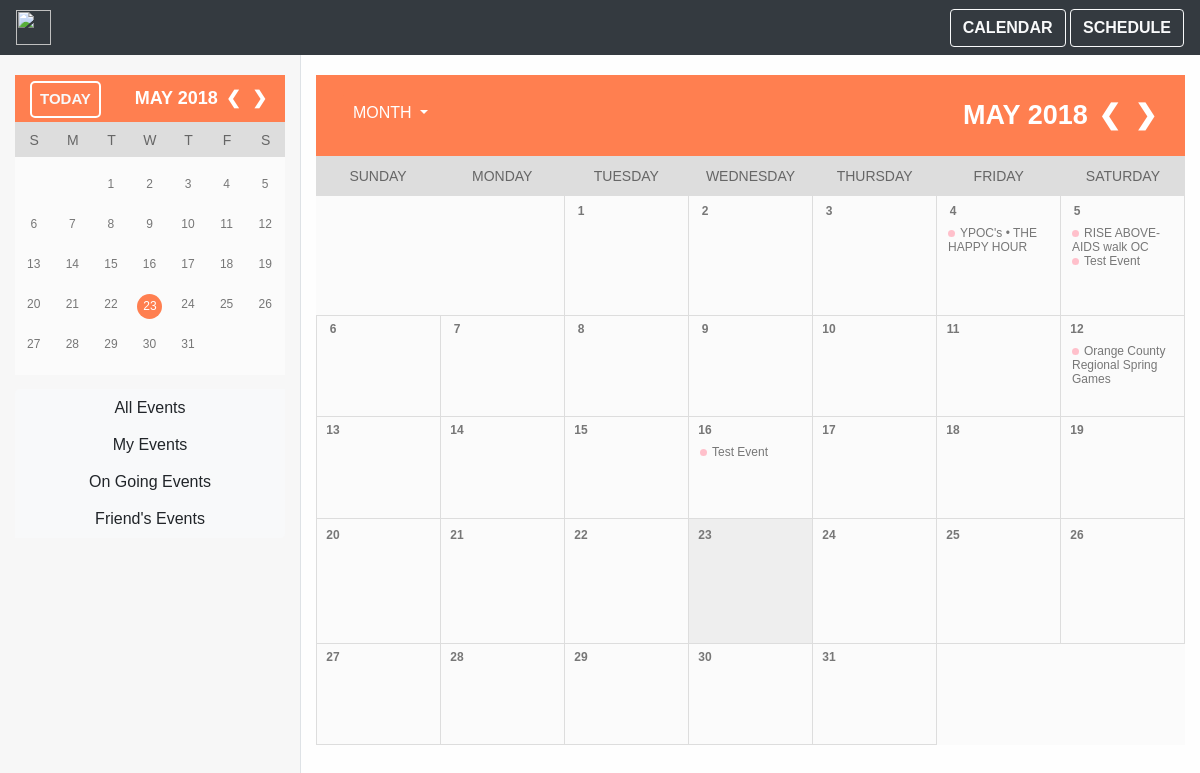
Page /calendarpage/ on the earlier database version.
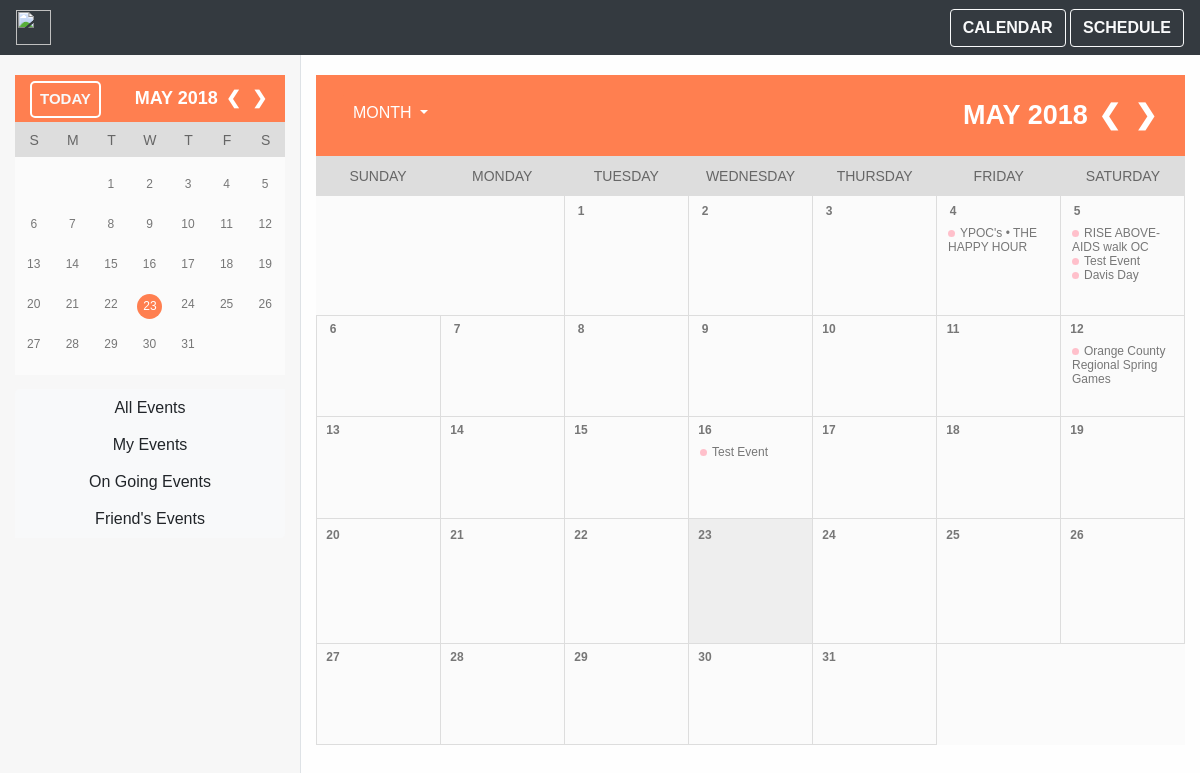
Same page on the later database version.
### mainPage/models.py (models this page shows, shortened)
class Event(models.Model):
    name = models.CharField(max_length = 250)
    date_time = models.DateTimeField(default=datetime.datetime.now(), blank=True)
    day_name = models.IntegerField(default = datetime.datetime.now().weekday())
    duration =models.IntegerField(default=0)
    event_description = models.CharField(default = '' ,max_length = 750)
    address = models.CharField(default = '' ,max_length = 750)
    picture_url = models.CharField(default = '' ,max_length = 3000)
    event_url = models.CharField(default = '' ,max_length = 3000)
    on_going = models.BooleanField(default = False)

### mainPage/views.py (the view, shortened to what this page needs)
# urls.py: path('calendarpage/',views.calendarPage , name = 'calendar'), #calendarpage/, the current month's view of the calendar page
def calendarPage(request, filter = 'all'):
    if filter == 'all':
        events = Event.objects.all()
    elif filter == 'myevents':
        try:
            events = request.user.profile.events.all()
        except:
            events = []
    today_date = datetime.datetime.today()
    cal_var = get_calendar_variables(c_month = today_date.month, c_year = today_date.year) #retrieves all the variables for the current calendar month/year
    data = {'n_view': 'month', 'n_year': today_date.year, 'n_month': today_date.month, 'n_day': today_date.day,'n_filter':filter} #makes a dictionary of the current day's month/day/year, needed to view the next month/week/year
    events = events.filter(date_time__month = cal_var["cur_month"])
    insert_dict = {'events': sorted(events,key = lambda x: x.date_time)} #creates a dictionary with the events in the current month
    insert_dict.update(cal_var) #adds the calendar variables into the dictionary that will passed onto html
    insert_dict.update(data) #adds needed data into the dictionary that will passed onto html
    return render(request,'mainPage/calendarPage.html',insert_dict) #creates the calendar view using the insert dict

### mainPage/templates/mainPage/calendarPage.html (shortened to what this page needs)
{% extends 'base.html' %}
{% block head %}
    {% load static %}
    <link rel='stylesheet' href = "{% static 'mainPage/calendarPage.css' %}">
{% endblock %}
{% block right %}
<div class="month">
    <div class="dropdown">
    <button class="btn btn-secondary dropdown-toggle float-left" style="background-color: coral; border: coral; color: white;" type="button" id="dropdownMenuButton" data-toggle="dropdown" aria-haspopup="true" aria-expanded="false">
        MONTH
    </button>
    </div>
    {{cur_name_of_month}} {{cur_year}}
    <span class="prev"><a href="#">&#10094;</a></span>
    <span class="next"><a href="#">&#10095;</a></span>
</div>
<div class="week">
    <table>
        <tr>
            <td class="weekday">
                Sunday
            </td>
            <td class="weekday">
                Monday
            </td>
            <td class="weekday">
                Tuesday
            </td>
            <td class="weekday">
                Wednesday
            </td>
            <td class="weekday">
                Thursday
            </td>
            <td class="weekday">
                Friday
            </td>
            <td class="weekday">
                Saturday
            </td>
        </tr>
    </table>
</div>
<div class="calendar">
    <table>
        <tr>
            {%for i in first_day%}
            <td class="empty">
            </td>
            {% endfor %}
            {% for i in cur_num_days %}
            {% if today_day == forloop.counter and cur_month == today_month and cur_year == today_year %}
                <td class="today">
            {% else %}
                <td class="date">
            {% endif %}
                <div class="day">{{forloop.counter}}</div>
                <div class="events">
                    {% for event in events %}
                        {% if event.date_time.day == forloop.parentloop.counter and event.date_time.month == cur_month and event.date_time.year == cur_year %}
                        <div><span class="dot" style="background-color: pink"></span>{{event.name}}</div>
                        {% endif %}
                    {% endfor %}
                </div>
            </td>
                {% if forloop.counter|add:num_day|divisibleby:7%}
                    </tr><tr>
                {%endif%}
            {%endfor%}
        </tr>
    </table>
</div>
{% endblock %}

### mainPage/templates/base.html (shortened to what this page needs)
<head>
    <link rel="stylesheet" href="https://maxcdn.bootstrapcdn.com/bootstrap/4.0.0/css/bootstrap.min.css">
    {% load static %}
    <link rel='stylesheet' href = "{% static 'mainPage/base.css' %}">
    <link rel="stylesheet" href="https://use.fontawesome.com/releases/v5.0.12/css/all.css">
    {% block head %}
    {% endblock %}
</head>
<body>
    <nav class="navbar sticky-top navbar-expand-md navbar-dark bg-dark">
        <div class="navbar-collapse collapse w-100 order-3 dual-collapse2">
            <a href="https://www.givsum.com/"><img src="http://i64.tinypic.com/dcvji9.png" height="35px"></a>
            <ul class="navbar-nav ml-auto">
                <a href = "/calendarpage/" class="btn btn-outline-light"  style="font-weight: bold;" >CALENDAR</a>
                <a href = "{%url 'mainPage:schedule'%}" class="btn btn-outline-light"  style="font-weight: bold;" >SCHEDULE</a>
            </ul>
        </div>
    </nav>
    <div class="container-fluid">
        <div class="row">
            <div class="col-3" style="background-color: #f7f7f7;" >
                <div class="s-month">
                        <button type="button" class="btn btn-outline-light float-left today-button">TODAY</button>
                        {{cur_name_of_month}} {{cur_year}}
                        <span class="prev"><a href="#">&#10094;</a></span>
                        <span class="next"><a href="#">&#10095;</a></span>
                    </div>
                    <div class="s-week">
                        <table>
                            <tr>
                                <td class="s-weekday">
                                    S
                                </td>
                                <td class="s-weekday">
                                    M
                                </td>
                                <td class="s-weekday">
                                    T
                                </td>
                                <td class="s-weekday">
                                    W
                                </td>
                                <td class="s-weekday">
                                    T
                                </td>
                                <td class="s-weekday">
                                    F
                                </td>
                                <td class="s-weekday">
                                    S
                                </td>
                            </tr>
                        </table>
                    </div>
                    <div class="s-calendar">
                        <table>
                            <tr>
                                {%for i in first_day%}
                                <td class="s-empty">
                                </td>
                                {% endfor %}
                                {% for i in cur_num_days %}
                                {% if today_day == forloop.counter and cur_month == today_month and cur_year == today_year %}
                                    <td class="s-today">
                                {% else %}
                                    <td class="s-date">
                                {% endif %}
                                    <div class="s-day">{{forloop.counter}}</div>
                                </td>
                                    {% if forloop.counter|add:num_day|divisibleby:7%}
                                        </tr><tr>
                                    {%endif%}
                                {%endfor%}
                            </tr>
                        </table>
                    </div>
                    <div class="btn-group btn-group-toggle btn-group-vertical filters" data-toggle="buttons">
                        <label class="btn btn-light all-events">
                            <input type="radio" name="options1" id="option1" autocomplete="off"> All Events
                        </label>
                        <label class="btn btn-light my-events"  >
                            <input type="radio" name="options2" id="option2" autocomplete="off"> My Events
                        </label>
                        <label class="btn btn-light">
                            <input type="radio" name="options3" id="option3" autocomplete="off"> On Going Events
                        </label>
                        <label class="btn btn-light friend-events">
                                <input type="radio" name="options4" id="option3" autocomplete="off"> Friend's Events
                        </label>
                    </div>
            </div>
            <div class="col-9 border-left" style="background-color: #fefefe;">
                <div class="scrollable">
                {% block right %}
                {% endblock %}
                </div>
            </div>
</body>

### mainPage/static/mainPage/base.css (style rules this page uses)
body { font-family: Helvetica; background-color: #fefefe; overflow-y:hidden; }
a { text-decoration:none; color: white; }
.filters { width: 100%; margin-top: 5%; position: relative; }
table { width: 100%; table-layout: fixed; }
.s-calendar { width: 100%; margin: auto; padding: 9px 0px; background-color:#fbfbfb; }
.s-month { width: 100%; padding: 10px 15px; margin: 20px auto 0px auto; text-align:right; background-color:coral; color: white; font-size: 18px; text-transform: uppercase; font-weight: bold; }
.s-week { width: 100%; table-layout: fixed; margin: auto; background-color:#ddd; padding: 5px 0px; }
.s-weekday { height: 25px; font-size: 14px; text-align: center; color: #666; }
.empty { position: relative; height: 125px; border-bottom: 1px solid #ddd; }
.s-date { position: relative; height: 40px; color: #777; }
.s-day { text-align: center; font-size:12px; width: 25px; height: 25px; margin: auto; padding-top: 3px; padding-right: 1px; }
.s-today { position: relative; height: 35px; color: #777; }
.s-today .s-day { background-color: coral; color: white; padding-top: 5px; padding-left: 1px; border-radius: 50%; }
.prev { padding: 2px 3px; }
.next { padding: 2px 3px; }
.scrollable { height: calc(100vh - 55px); width: 100%; overflow: auto; }
.navbar { height: 55px; }
.today-button { font-size: 15px; font-weight: bold; margin-top: -4px; padding: 5px 8px; border: white 2px solid; border-radius: 5px; background-color: coral; }

### mainPage/static/mainPage/calendarPage.css (style rules this page uses)
body { font-family: Helvetica, sans-serif; }
table { width: 100%; table-layout: fixed; }
.calendar { position: relative; width: 100%; margin: auto; background-color:#fbfbfb; }
.month { width: 100%; padding: 20px 25px; margin: 20px auto 0px auto; text-align:right; background-color:coral; color: white; font-size: 27px; text-transform: uppercase; font-weight: bold; }
.week { width: 100%; table-layout: fixed; padding:5px 0px; margin: auto; background-color:#ddd; }
.weekday { height: 30px; text-align: center; color: #666; font-size: 14px; text-transform: uppercase; }
.date { position: relative; height: calc((100vh - 90px) / 7); color: #777; border-bottom: 1px solid #ddd; border-left: 1px solid #ddd; border-right: 1px solid #ddd; }
.empty { position: relative; height: 120px; border-bottom: 1px solid #ddd; }
.day { position: relative; top: -1px; left: 5px; width: 20px; height: 20px; text-align: center; padding-top: 1px; font-size:12px; color: #777; font-weight: bold; }
.today { position: relative; height: 125px; color: #777; border: 1px solid #ddd; background-color: #eee; }
.events { position: relative; height: 70%; width: 95%; overflow-y: auto; left: 5px; top: 2px; font-size: 12px; padding: 0 5px; }
.dot { height: 7px; width: 7px; border-radius: 50%; display: inline-block; margin-right: 5px; }
.next { padding: 2px 3px; }
.prev { padding: 2px 3px; }
a { text-decoration:none; color: white; }

Differences in the rows shown:
added Event: name "Davis Day"
